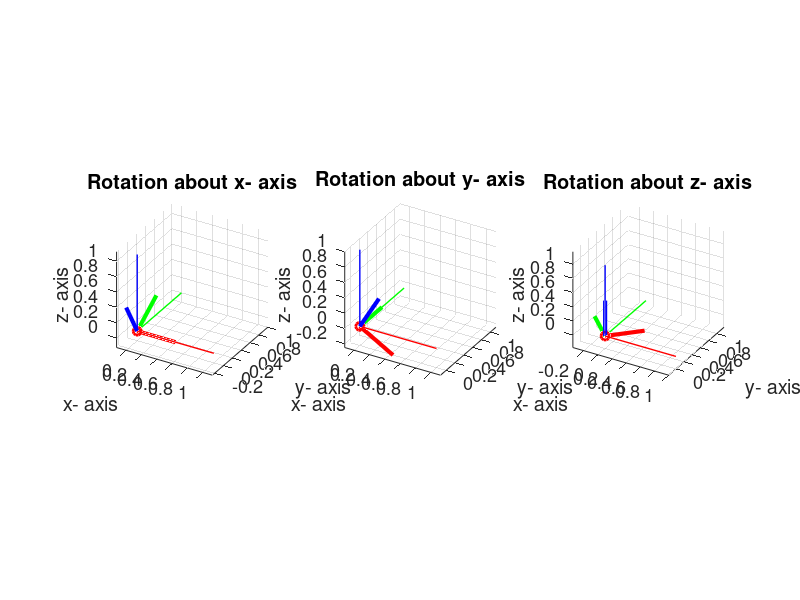

This chart was generated by the following MATLAB code:
% This code is programmed by Sung Yul Shin (syshin0228@utexas.edu) for Robotics Modeling and Control course by Dr. James Sulzer from University of Texas at Austin 
clc
clear all
close all

% 3D Rotation Transformation 
deg2rad = pi/180;

% Camera View (https://www.mathworks.com/help/matlab/ref/view.html)
az = 30;    % azimuth
el = 30;    % elevation

% Origin
origin = [0 0 0]';
x_axis = [1 0 0]';
y_axis = [0 1 0]';
z_axis = [0 0 1]';

% Input Angles
alpha = 30*deg2rad;     % x- axis rotation
beta = 30*deg2rad;      % y- axis rotation
gamma = 45*deg2rad;     % z- axis rotation

% Rotation matrix
Rx = [1 0 0; 0 cos(alpha) -sin(alpha); 0 sin(alpha) cos(alpha)]
Ry = [cos(beta) 0 sin(beta); 0 1 0; -sin(beta) 0 cos(beta)]
Rz = [cos(gamma) -sin(gamma) 0; sin(gamma) cos(gamma) 0; 0 0 1]

% Get coordinate position (x- axis rotation)
x_Rx = Rx(:,1);
y_Rx = Rx(:,2);
z_Rx = Rx(:,3);

% Get coordinate position (y- axis rotation)
x_Ry = Ry(:,1);
y_Ry = Ry(:,2);
z_Ry = Ry(:,3);

% Get coordinate position (z- axis rotation)
x_Rz = Rz(:,1);
y_Rz = Rz(:,2);
z_Rz = Rz(:,3);

% Scale axis
axis_scale = 0.5;
x_Rx = axis_scale * x_Rx;
y_Rx = axis_scale * y_Rx;
z_Rx = axis_scale * z_Rx;

x_Ry = axis_scale * x_Ry;
y_Ry = axis_scale * y_Ry;
z_Ry = axis_scale * z_Ry;

x_Rz = axis_scale * x_Rz;
y_Rz = axis_scale * y_Rz;
z_Rz = axis_scale * z_Rz;

figure(1)
set(gcf,'Position', [0 0 1200 500])
subplot(1,3,1)
% Draw global coordinate
plot3(origin(1),origin(2),origin(3),'ro','linewidth',2)
hold on
line([origin(1) x_axis(1)],[origin(2) x_axis(2)],[origin(3) x_axis(3)], 'color', 'r', 'linewidth', 1)
line([origin(1) y_axis(1)],[origin(2) y_axis(2)],[origin(3) y_axis(3)], 'color','g', 'linewidth', 1)
line([origin(1) z_axis(1)],[origin(2) z_axis(2)],[origin(3) z_axis(3)], 'color','b', 'linewidth', 1)

line([origin(1) x_Rx(1)],[origin(2) x_Rx(2)],[origin(3) x_Rx(3)], 'color', 'r', 'linewidth', 3)
line([origin(1) y_Rx(1)],[origin(2) y_Rx(2)],[origin(3) y_Rx(3)], 'color','g', 'linewidth', 3)
line([origin(1) z_Rx(1)],[origin(2) z_Rx(2)],[origin(3) z_Rx(3)], 'color','b', 'linewidth', 3)
xlabel('x- axis')
ylabel('y- axis')
zlabel('z- axis')
title('Rotation about x- axis')
set(gca,'fontsize',13)
axis equal
grid on
view(az, el)

subplot(1,3,2)
% Draw global coordinate
plot3(origin(1),origin(2),origin(3),'ro','linewidth',2)
hold on
line([origin(1) x_axis(1)],[origin(2) x_axis(2)],[origin(3) x_axis(3)], 'color', 'r', 'linewidth', 1)
line([origin(1) y_axis(1)],[origin(2) y_axis(2)],[origin(3) y_axis(3)], 'color','g', 'linewidth', 1)
line([origin(1) z_axis(1)],[origin(2) z_axis(2)],[origin(3) z_axis(3)], 'color','b', 'linewidth', 1)

line([origin(1) x_Ry(1)],[origin(2) x_Ry(2)],[origin(3) x_Ry(3)], 'color', 'r', 'linewidth', 3)
line([origin(1) y_Ry(1)],[origin(2) y_Ry(2)],[origin(3) y_Ry(3)], 'color','g', 'linewidth', 3)
line([origin(1) z_Ry(1)],[origin(2) z_Ry(2)],[origin(3) z_Ry(3)], 'color','b', 'linewidth', 3)
xlabel('x- axis')
ylabel('y- axis')
zlabel('z- axis')
title('Rotation about y- axis')
set(gca,'fontsize',13)
axis equal
grid on
view(az, el)

subplot(1,3,3)
% Draw global coordinate
plot3(origin(1),origin(2),origin(3),'ro','linewidth',2)
hold on
line([origin(1) x_axis(1)],[origin(2) x_axis(2)],[origin(3) x_axis(3)], 'color', 'r', 'linewidth', 1)
line([origin(1) y_axis(1)],[origin(2) y_axis(2)],[origin(3) y_axis(3)], 'color','g', 'linewidth', 1)
line([origin(1) z_axis(1)],[origin(2) z_axis(2)],[origin(3) z_axis(3)], 'color','b', 'linewidth', 1)

line([origin(1) x_Rz(1)],[origin(2) x_Rz(2)],[origin(3) x_Rz(3)], 'color', 'r', 'linewidth', 3)
line([origin(1) y_Rz(1)],[origin(2) y_Rz(2)],[origin(3) y_Rz(3)], 'color','g', 'linewidth', 3)
line([origin(1) z_Rz(1)],[origin(2) z_Rz(2)],[origin(3) z_Rz(3)], 'color','b', 'linewidth', 3)
xlabel('x- axis')
ylabel('y- axis')
zlabel('z- axis')
title('Rotation about z- axis')
set(gca,'fontsize',13)
axis equal
grid on
view(az, el)

